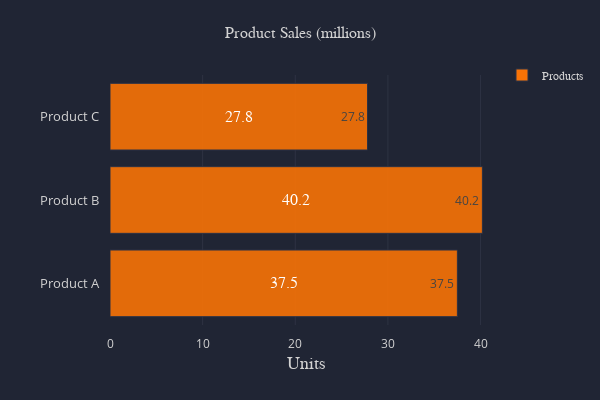

Notebook code cell kept with this figure:
### Markdown cell above
## Simple Horizontal Bar Chart

### Code cell
# create data
index = ['Product A', 'Product B', 'Product C']
values = {'Products': [37.5, 40.2, 27.8]}
data = pd.DataFrame(data=values, index=index)

# create chart
color_palette = chart_colors(
    palette_type='xkcd', 
    color='orange')

# layout
layout = chart_styles(
    color_palette=color_palette, 
    width=600, 
    height=400,
    title='Product Sales (millions)', 
    title_size=16, 
    xaxis_ticksize=12, 
    yaxis_showgrid=False,
    xaxis_showgrid=True, 
    x_title='Units')


bar_vals = bar_values(
    data,
    orientation='h', 
    font_size=16, 
    font_color='white')

traces = bar_chart(
    data, 
    orientation='h')

display_chart(
    traces=traces, 
    layout=layout,
    annotations=bar_vals)

### Figure 1 — Plotly figure (JSON) as saved in the notebook; plotly's stock layout.template omitted (floating-point values rounded to 4 significant figures)
{"data": [{"marker": {"line": {"color": "#2C3347", "width": 1}, "opacity": 0.9}, "name": "Products", "orientation": "h", "text": [37.5, 40.2, 27.8], "type": "bar", "x": [37.5, 40.2, 27.8], "y": ["Product A", "Product B", "Product C"]}], "layout": {"annotations": [{"font": {"color": "white", "family": "sans-serif", "size": 16}, "showarrow": false, "text": "37.5", "x": 18.75, "xref": "x", "y": "Product A", "yref": "y"}, {"font": {"color": "white", "family": "sans-serif", "size": 16}, "showarrow": false, "text": "40.2", "x": 20.1, "xref": "x", "y": "Product B", "yref": "y"}, {"font": {"color": "white", "family": "sans-serif", "size": 16}, "showarrow": false, "text": "27.8", "x": 13.9, "xref": "x", "y": "Product C", "yref": "y"}], "autosize": true, "colorway": ["#f97306"], "height": 400, "legend": {"bordercolor": "#202534", "borderwidth": 0, "font": {"color": "lightgrey", "family": "sans-serif", "size": 12}, "itemclick": "toggle", "itemdoubleclick": "toggleothers", "orientation": "v", "traceorder": "normal", "valign": "middle", "x": 1, "xanchor": "left", "y": 1, "yanchor": "middle"}, "margin": {"b": 75, "l": 75, "pad": 10, "r": 50, "t": 75}, "paper_bgcolor": "#202534", "plot_bgcolor": "#202534", "showlegend": true, "title": {"font": {"color": "lightgrey", "family": "sans-serif", "size": 16}, "text": "Product Sales (millions)", "x": 0.5}, "width": 600, "xaxis": {"autorange": true, "color": "lightgrey", "dtick": 1, "gridcolor": "#3d4152", "gridwidth": 0.5, "separatethousands": true, "showgrid": true, "showline": false, "showticklabels": true, "tickangle": 0, "tickfont": {"color": "lightgrey", "size": 12}, "tickformat": "", "tickmode": "auto", "ticks": "", "title": {"font": {"color": "lightgrey", "family": "sans-serif", "size": 18}, "text": "Units"}, "type": "-", "zeroline": false, "zerolinecolor": "grey"}, "yaxis": {"autorange": true, "color": "lightgrey", "dtick": 1, "gridcolor": "#3d4152", "gridwidth": 0.5, "separatethousands": true, "showgrid": false, "showline": false, "showticklabels": true, "tickangle": 0, "tickfont": {"color": "lightgrey", "size": 13}, "tickformat": "", "tickmode": "auto", "ticks": "", "title": {"font": {"color": "lightgrey", "family": "sans-serif", "size": 18}, "text": ""}, "type": "-", "zeroline": true, "zerolinecolor": "grey"}}}
